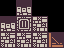

This is a level from a 2D game, rendered from its Tiled map with the project's own tilesets. A one-line summary and the complete map file follow:
An orthogonal 4x3 tile map with 16x16 px tiles, 1 tile layer (Warstwa Kafelków 1).

<map version="1.2" tiledversion="1.2.4" orientation="orthogonal" renderorder="right-up" width="4" height="3" tilewidth="16" tileheight="16" infinite="0" nextlayerid="2" nextobjectid="1">
 <tileset firstgid="1" source="tileset.tsx" />
 <layer id="1" name="Warstwa Kafelków 1" width="4" height="3">
  <data encoding="csv">
0,13,0,0,
13,18,17,0,
17,17,17,44
</data>
 </layer>
</map>
